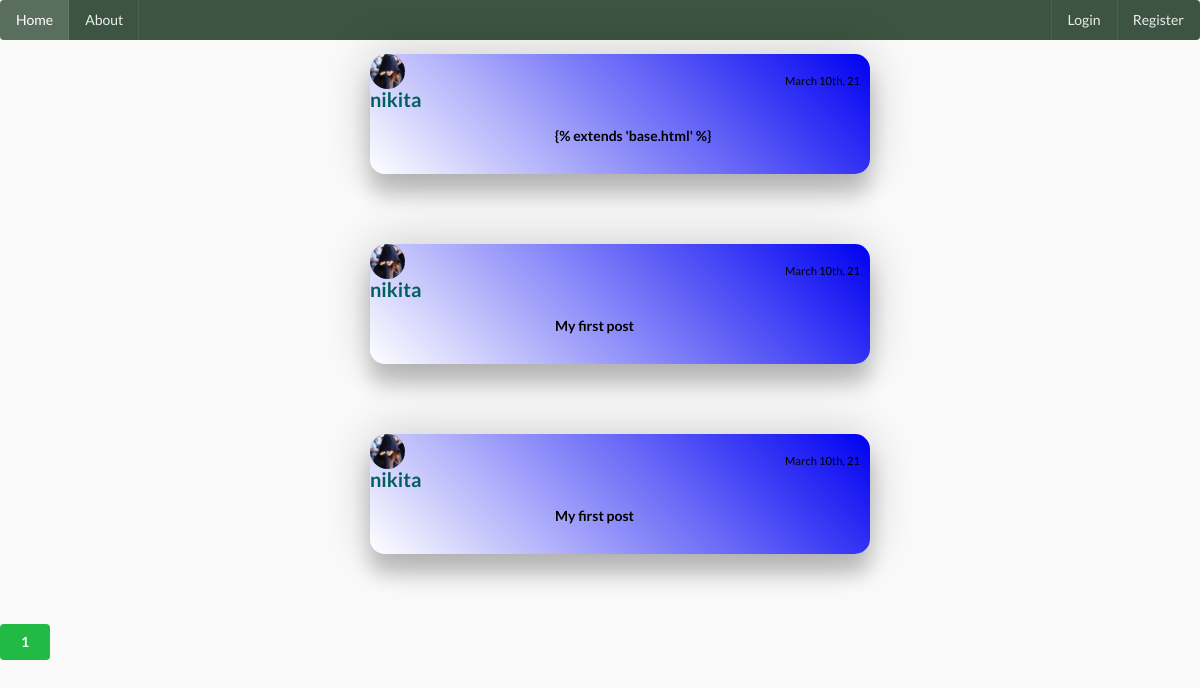
Page /home on the earlier database version.
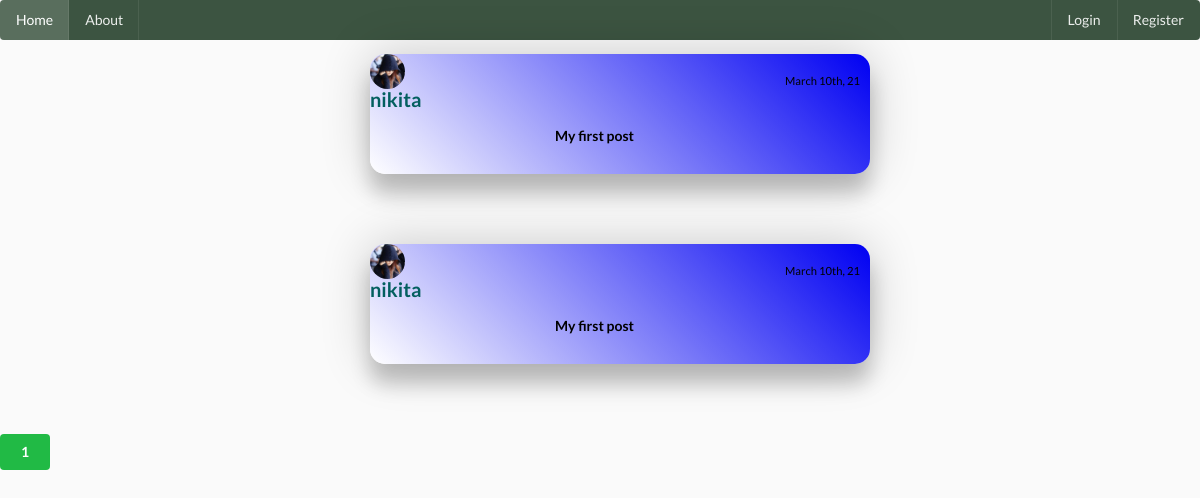
Same page on the later database version.
### social_media/models.py (models this page shows, shortened)
class Post(db.Model):
    __searchable__=['content']
    id = db.Column(db.Integer, primary_key = True)
    title = db.Column(db.String(100),nullable=False)
    date_posted = db.Column(db.DateTime, nullable=False, default = datetime.utcnow)
    content = db.Column(db.Text, nullable = False)
    user_id = db.Column(db.Integer, db.ForeignKey('user.id'), nullable=False)
    comments = db.relationship('Comment', backref = 'article', lazy = True, cascade="all,delete")

class User(db.Model, UserMixin):
    id = db.Column(db.Integer, primary_key = True)
    username = db.Column(db.String(20), nullable = False, unique = True)
    email = db.Column(db.String(50), nullable = False, unique = True)
    image_file =db.Column(db.String(20), nullable = False, default = 'default.jpg')
    password = db.Column(db.String(60), nullable = False)
    posts = db.relationship("Post", backref ='author', lazy = True,cascade="all,delete")
    last_seen = db.Column(db.DateTime, default = datetime.utcnow)
    followed = db.relationship(
        'User', secondary = followers,
        primaryjoin = (followers.c.follower_id == id),
        secondaryjoin = (followers.c.followed_id == id),
        backref = db.backref('followers', lazy ='dynamic'), lazy = 'dynamic')

### social_media/main/routes.py (the view)
@main.route('/')
@main.route('/home')
def home():
    page = request.args.get('page', 1, type= int)
    posts = Post.query.order_by(Post.date_posted.desc()).paginate(page = page, per_page=7)
    return render_template('home.html',posts = posts)

### social_media/main/routes.py (called while the page is built)
@main.before_request
def before_request():
    if current_user.is_authenticated:
        current_user.last_seen = datetime.utcnow()
        db.session.commit()

### social_media/templates/home.html
{% extends 'base.html' %}
{% block content %}
    {% for post in posts.items %}
    <ul style="border: 2px rgba(240, 12, 12, 0.062);">
    <div class="ui feed">
    <div class="event" style="display: flex; flex-direction: column; align-items: center;">
      <p class="post1" style=" height: 120px;
width: 500px;
border-radius: 15px;
position: relative;
margin-bottom: 7vh;
background: linear-gradient(45deg, white,rgb(0 0 242));
pointer-events: all;box-shadow: 0 20px 20px rgba(0, 0, 0, 0.2), 0px 0px 50px rgba(0, 0, 0, 0.2);">
          <img class="ui mini circular image" src="{{ url_for('static', filename = 'profile/' + post.author.image_file) }}">
            <a class="user" style="color: rgb(3, 95, 95); font-size: 20px; position: absolute;" href="{{ url_for('users.user_posts_info',username = post.author.username ) }}">
              <b>{{ post.author.username }}</b>
            </a>
              <small style="color: black; position: absolute; left: 83%; top: 14%;">{{ moment(post.date_posted).format("MMMM Do, YY") }}</small>
            <a style="position: absolute; top: 60%; left: 37%; color: black;" href="{{ url_for('posts.post', post_id = post.id) }}" style="color: rgb(16, 1, 54);"><b>{{ post.title }}</b></a>
        </p>
      </ul>
    {% endfor %}
{% for page_num in posts.iter_pages(left_edge =1, right_edge=1, left_current =1,right_current =2) %}
{% if page_num %}
{% if posts.page == page_num %}
<a href="{{ url_for('main.home',page = page_num) }}"><button class="ui green button">
  {{ page_num }}
</button>
</a>
{% else %}
<a href="{{ url_for('main.home',page = page_num) }}"><button class="ui blue basic button">
  {{ page_num }}
</button>
</a>
{% endif %}
{% else %}
    ...
{% endif %}
{% endfor %}
{% endblock %}

### social_media/templates/base.html (shortened to what this page needs)
<!DOCTYPE html>
<html>
<head>
    <link rel="stylesheet" href="https://cdnjs.cloudflare.com/ajax/libs/semantic-ui/2.4.1/semantic.min.css" />
    <link rel="stylesheet" type="text/css" href="{{ url_for('static', filename='css/blog.css') }}">
  </head>
<body>
        <div class="ui  inverted menu" style="background: #3c5441;">
        <a class="active item" href="{{ url_for('main.home')}}">
          Home
        </a>
        <a class="item" href="{{ url_for('main.about')}}">
          About
        </a>
        <div class="right menu">
          {% if current_user.is_authenticated %}
          <a class="item" href="{{ url_for('posts.new_post')}}">
            Make Posts
          </a>
          <a class="ui item" href="{{ url_for('users.account')}}">
            Account
          </a>
          <a class="ui item" href="{{ url_for('users.logout')}}">
            Logout
          </a>
          {% else %}
          <a class="ui item" href="{{ url_for('users.login')}}">
            Login
          </a>
          <a class="ui item" href="{{ url_for('users.register')}}">
            Register
          </a>
          {% endif %}
        </div>
      </div>
    <div>
    {% block content %}
    {% endblock %}
    </div>
  </body>
</html>

### social_media/static/css/blog.css (style rules this page uses)
body { background: #fafafa; color: #333333; }

Differences in the rows shown:
removed Post: image_file (placeholder picture), author.username "nikita", date_posted "March 10th, 21", title "{% extends 'base.html' %}"
